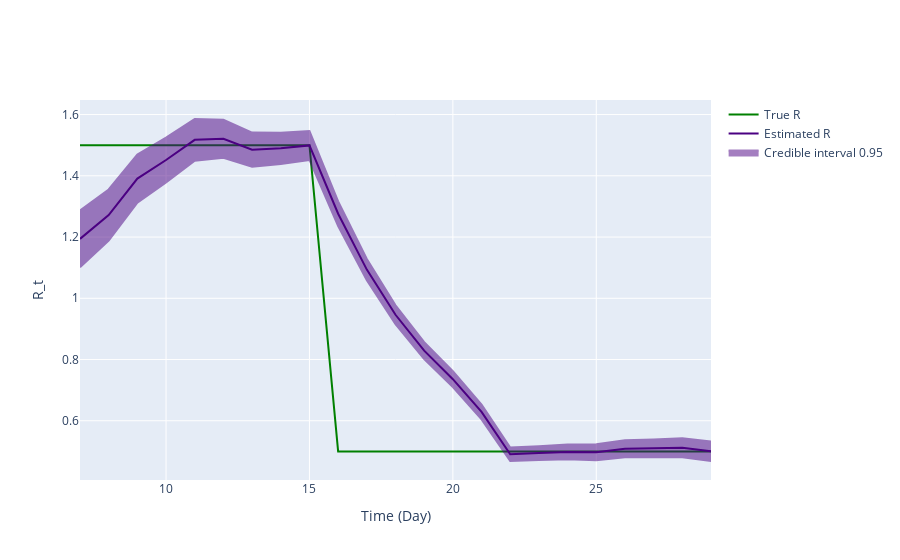

Notebook cell for this chart:
### Code cell
fig = ReproductionNumberPlot()

fig.add_ground_truth_rt(ground_truth)
fig.add_interval_rt(interval2)

fig.update_labels(time_label='Time (Day)', r_label='R_t')

fig.show_figure()

### Figure 1 — Plotly figure (JSON) as saved in the notebook; plotly's stock layout.template omitted (floating-point values rounded to 4 significant figures)
{"data": [{"line": {"color": "green"}, "mode": "lines", "name": "True R", "type": "scatter", "x": [7, 8, 9, 10, 11, 12, 13, 14, 15, 16, 17, 18, 19, 20, 21, 22, 23, 24, 25, 26, 27, 28, 29], "y": [1.5, 1.5, 1.5, 1.5, 1.5, 1.5, 1.5, 1.5, 1.5, 0.5, 0.5, 0.5, 0.5, 0.5, 0.5, 0.5, 0.5, 0.5, 0.5, 0.5, 0.5, 0.5, 0.5]}, {"line": {"color": "indigo"}, "mode": "lines", "name": "Estimated R", "type": "scatter", "x": [7, 8, 9, 10, 11, 12, 13, 14, 15, 16, 17, 18, 19, 20, 21, 22, 23, 24, 25, 26, 27, 28, 29], "y": [1.194, 1.272, 1.391, 1.452, 1.517, 1.521, 1.485, 1.49, 1.499, 1.276, 1.094, 0.9462, 0.8291, 0.7358, 0.6288, 0.4905, 0.4944, 0.4984, 0.4973, 0.5087, 0.5099, 0.512, 0.5005]}, {"fill": "toself", "fillcolor": "indigo", "line": {"color": "indigo"}, "mode": "lines", "name": "Credible interval 0.95", "opacity": 0.5, "type": "scatter", "x": [7, 8, 9, 10, 11, 12, 13, 14, 15, 16, 17, 18, 19, 20, 21, 22, 23, 24, 25, 26, 27, 28, 29, 29, 28, 27, 26, 25, 24, 23, 22, 21, 20, 19, 18, 17, 16, 15, 14, 13, 12, 11, 10, 9, 8, 7], "y": [1.287, 1.355, 1.47, 1.525, 1.586, 1.583, 1.541, 1.541, 1.547, 1.317, 1.128, 0.9769, 0.8569, 0.7618, 0.653, 0.5123, 0.5172, 0.5227, 0.5231, 0.5365, 0.5392, 0.5428, 0.5324, 0.4687, 0.4811, 0.4805, 0.4809, 0.4714, 0.4741, 0.4716, 0.4686, 0.6045, 0.7098, 0.8012, 0.9156, 1.059, 1.236, 1.452, 1.439, 1.43, 1.459, 1.449, 1.378, 1.312, 1.188, 1.101]}], "layout": {"hovermode": "x unified", "xaxis": {"title": {"text": "Time (Day)"}}, "yaxis": {"title": {"text": "R_t"}}}}
